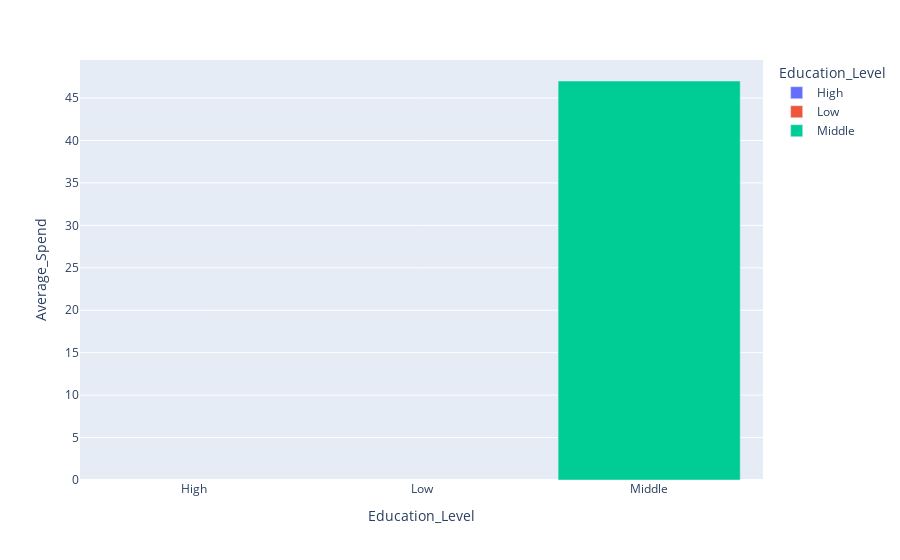

The code cell stored with this chart in its notebook:
### Markdown cell above
### Average Spend by Education Leve

### Code cell
df_plot = df.groupby(['Education_Level'])['Average_Spend'].mean().reset_index()

fig5 = px.bar(df_plot, x='Education_Level', y='Average_Spend', color='Education_Level')

fig5.show()

### Figure 1 — Plotly figure (JSON) as saved in the notebook; plotly's stock layout.template omitted (floating-point values rounded to 4 significant figures)
{"data": [{"alignmentgroup": "True", "hovertemplate": "Education_Level=%{x}<br>Average_Spend=%{y}<extra></extra>", "legendgroup": "High", "marker": {"color": "#636efa", "pattern": {"shape": ""}}, "name": "High", "offsetgroup": "High", "orientation": "v", "showlegend": true, "textposition": "auto", "type": "bar", "x": ["High"], "xaxis": "x", "y": [null], "yaxis": "y"}, {"alignmentgroup": "True", "hovertemplate": "Education_Level=%{x}<br>Average_Spend=%{y}<extra></extra>", "legendgroup": "Low", "marker": {"color": "#EF553B", "pattern": {"shape": ""}}, "name": "Low", "offsetgroup": "Low", "orientation": "v", "showlegend": true, "textposition": "auto", "type": "bar", "x": ["Low"], "xaxis": "x", "y": [null], "yaxis": "y"}, {"alignmentgroup": "True", "hovertemplate": "Education_Level=%{x}<br>Average_Spend=%{y}<extra></extra>", "legendgroup": "Middle", "marker": {"color": "#00cc96", "pattern": {"shape": ""}}, "name": "Middle", "offsetgroup": "Middle", "orientation": "v", "showlegend": true, "textposition": "auto", "type": "bar", "x": ["Middle"], "xaxis": "x", "y": [47.01], "yaxis": "y"}], "layout": {"barmode": "relative", "legend": {"title": {"text": "Education_Level"}, "tracegroupgap": 0}, "margin": {"t": 60}, "xaxis": {"anchor": "y", "categoryarray": ["High", "Low", "Middle"], "categoryorder": "array", "domain": [0, 1], "title": {"text": "Education_Level"}}, "yaxis": {"anchor": "x", "domain": [0, 1], "title": {"text": "Average_Spend"}}}}
